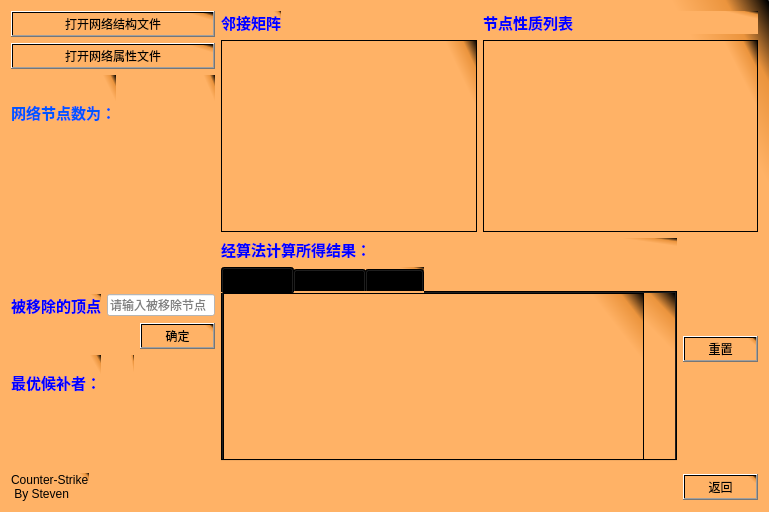
<?xml version="1.0" encoding="UTF-8"?>
<ui version="4.0">
 <class>Form</class>
 <widget class="QWidget" name="Form">
  <property name="geometry">
   <rect>
    <x>0</x>
    <y>0</y>
    <width>769</width>
    <height>512</height>
   </rect>
  </property>
  <property name="cursor">
   <cursorShape>ArrowCursor</cursorShape>
  </property>
  <property name="windowTitle">
   <string>TSP</string>
  </property>
  <property name="windowIcon">
   <iconset resource="resource.qrc">
    <normaloff>:/pic/resourse/icon.jpg</normaloff>:/pic/resourse/icon.jpg</iconset>
  </property>
  <property name="styleSheet">
   <string notr="true">background-color: qlineargradient(spread:pad, x1:0.886591, y1:0.04, x2:1, y2:0, stop:0 rgba(255, 178, 102, 255), stop:0.55 rgba(235, 148, 61, 255), stop:0.98 rgba(0, 0, 0, 255), stop:1 rgba(0, 0, 0, 0));</string>
  </property>
  <layout class="QGridLayout" name="gridLayout_3">
   <item row="2" column="0">
    <layout class="QGridLayout" name="gridLayout_2">
     <item row="2" column="0">
      <widget class="QLabel" name="label_3">
       <property name="text">
        <string>&lt;html&gt;&lt;head/&gt;&lt;body&gt;&lt;p&gt;&lt;span style=&quot; font-size:11pt; font-weight:600; color:#0055ff;&quot;&gt;网络节点数为：&lt;/span&gt;&lt;/p&gt;&lt;/body&gt;&lt;/html&gt;</string>
       </property>
      </widget>
     </item>
     <item row="2" column="1">
      <widget class="QLabel" name="label_count">
       <property name="styleSheet">
        <string notr="true">rgb:(255, 0, 0);font: 75 18pt &quot;Agency FB&quot;;</string>
       </property>
       <property name="text">
        <string/>
       </property>
      </widget>
     </item>
    </layout>
   </item>
   <item row="0" column="1" rowspan="4" colspan="2">
    <layout class="QFormLayout" name="formLayout">
     <item row="0" column="0">
      <widget class="QLabel" name="label">
       <property name="text">
        <string>&lt;html&gt;&lt;head/&gt;&lt;body&gt;&lt;p&gt;&lt;span style=&quot; font-size:11pt; font-weight:600; color:#0000ff;&quot;&gt;邻接矩阵&lt;/span&gt;&lt;/p&gt;&lt;/body&gt;&lt;/html&gt;</string>
       </property>
      </widget>
     </item>
     <item row="0" column="1">
      <widget class="QLabel" name="label_6">
       <property name="text">
        <string>&lt;html&gt;&lt;head/&gt;&lt;body&gt;&lt;p&gt;&lt;span style=&quot; font-size:11pt; font-weight:600; color:#0000ff;&quot;&gt;节点性质列表&lt;/span&gt;&lt;/p&gt;&lt;/body&gt;&lt;/html&gt;</string>
       </property>
      </widget>
     </item>
     <item row="2" column="1">
      <widget class="QTextBrowser" name="probrowser"/>
     </item>
     <item row="2" column="0">
      <widget class="QTextBrowser" name="adjbrowser"/>
     </item>
    </layout>
   </item>
   <item row="6" column="0" colspan="3">
    <layout class="QHBoxLayout" name="horizontalLayout">
     <item>
      <widget class="QLabel" name="label_2">
       <property name="text">
        <string>Counter-Strike
 By Steven</string>
       </property>
      </widget>
     </item>
     <item>
      <spacer name="horizontalSpacer_7">
       <property name="orientation">
        <enum>Qt::Horizontal</enum>
       </property>
       <property name="sizeHint" stdset="0">
        <size>
         <width>40</width>
         <height>20</height>
        </size>
       </property>
      </spacer>
     </item>
     <item>
      <widget class="QPushButton" name="exit">
       <property name="styleSheet">
        <string notr="true">background-image: url(:/pic/resourse/bullet.jpg);
font: 75 12pt &quot;黑体&quot;;
</string>
       </property>
       <property name="text">
        <string>返回</string>
       </property>
      </widget>
     </item>
    </layout>
   </item>
   <item row="4" column="2">
    <widget class="QPushButton" name="reset">
     <property name="enabled">
      <bool>true</bool>
     </property>
     <property name="styleSheet">
      <string notr="true">background-image: url(:/pic/resourse/bullet.jpg);
font: 75 12pt &quot;黑体&quot;;
</string>
     </property>
     <property name="text">
      <string>重置</string>
     </property>
    </widget>
   </item>
   <item row="4" column="1">
    <layout class="QVBoxLayout" name="verticalLayout">
     <item>
      <widget class="QLabel" name="label_7">
       <property name="text">
        <string>&lt;html&gt;&lt;head/&gt;&lt;body&gt;&lt;p&gt;&lt;span style=&quot; font-size:11pt; font-weight:600; color:#0000ff;&quot;&gt;经算法计算所得结果：&lt;/span&gt;&lt;/p&gt;&lt;/body&gt;&lt;/html&gt;</string>
       </property>
      </widget>
     </item>
     <item>
      <widget class="QTabWidget" name="tabWidget">
       <property name="tabShape">
        <enum>QTabWidget::Rounded</enum>
       </property>
       <property name="currentIndex">
        <number>0</number>
       </property>
       <property name="elideMode">
        <enum>Qt::ElideNone</enum>
       </property>
       <widget class="QWidget" name="tab">
        <attribute name="title">
         <string>基本信息</string>
        </attribute>
        <widget class="QTextBrowser" name="result_info">
         <property name="geometry">
          <rect>
           <x>0</x>
           <y>0</y>
           <width>421</width>
           <height>191</height>
          </rect>
         </property>
        </widget>
       </widget>
       <widget class="QWidget" name="tab_2">
        <attribute name="title">
         <string>计算结果</string>
        </attribute>
        <widget class="QTextBrowser" name="result_cal">
         <property name="geometry">
          <rect>
           <x>0</x>
           <y>0</y>
           <width>431</width>
           <height>191</height>
          </rect>
         </property>
        </widget>
       </widget>
       <widget class="QWidget" name="tab_3">
        <attribute name="title">
         <string>POCC</string>
        </attribute>
        <widget class="QTextBrowser" name="result_pocc">
         <property name="geometry">
          <rect>
           <x>0</x>
           <y>0</y>
           <width>431</width>
           <height>191</height>
          </rect>
         </property>
        </widget>
       </widget>
      </widget>
     </item>
    </layout>
   </item>
   <item row="0" column="0">
    <widget class="QPushButton" name="openadj">
     <property name="styleSheet">
      <string notr="true">background-image: url(:/pic/resourse/bullet.jpg);
font: 75 12pt &quot;黑体&quot;;
</string>
     </property>
     <property name="text">
      <string>打开网络结构文件</string>
     </property>
    </widget>
   </item>
   <item row="4" column="0" rowspan="2">
    <layout class="QGridLayout" name="gridLayout">
     <item row="4" column="2">
      <spacer name="verticalSpacer_7">
       <property name="orientation">
        <enum>Qt::Vertical</enum>
       </property>
       <property name="sizeHint" stdset="0">
        <size>
         <width>20</width>
         <height>40</height>
        </size>
       </property>
      </spacer>
     </item>
     <item row="3" column="2">
      <widget class="QLabel" name="best">
       <property name="styleSheet">
        <string notr="true">rgb:(255, 0, 0);font: 75 14pt &quot;Agency FB&quot;;</string>
       </property>
       <property name="text">
        <string/>
       </property>
       <property name="textFormat">
        <enum>Qt::PlainText</enum>
       </property>
      </widget>
     </item>
     <item row="0" column="3">
      <spacer name="verticalSpacer_12">
       <property name="orientation">
        <enum>Qt::Vertical</enum>
       </property>
       <property name="sizeHint" stdset="0">
        <size>
         <width>20</width>
         <height>40</height>
        </size>
       </property>
      </spacer>
     </item>
     <item row="1" column="0" colspan="2">
      <widget class="QLabel" name="label_4">
       <property name="text">
        <string>&lt;html&gt;&lt;head/&gt;&lt;body&gt;&lt;p&gt;&lt;span style=&quot; font-size:11pt; font-weight:600; color:#0000ff;&quot;&gt;被移除的顶点&lt;/span&gt;&lt;/p&gt;&lt;/body&gt;&lt;/html&gt;</string>
       </property>
       <property name="buddy">
        <cstring>remove</cstring>
       </property>
      </widget>
     </item>
     <item row="4" column="1">
      <spacer name="verticalSpacer_8">
       <property name="orientation">
        <enum>Qt::Vertical</enum>
       </property>
       <property name="sizeHint" stdset="0">
        <size>
         <width>20</width>
         <height>40</height>
        </size>
       </property>
      </spacer>
     </item>
     <item row="4" column="0">
      <spacer name="verticalSpacer_4">
       <property name="orientation">
        <enum>Qt::Vertical</enum>
       </property>
       <property name="sizeHint" stdset="0">
        <size>
         <width>20</width>
         <height>40</height>
        </size>
       </property>
      </spacer>
     </item>
     <item row="0" column="1">
      <spacer name="verticalSpacer_11">
       <property name="orientation">
        <enum>Qt::Vertical</enum>
       </property>
       <property name="sizeHint" stdset="0">
        <size>
         <width>20</width>
         <height>40</height>
        </size>
       </property>
      </spacer>
     </item>
     <item row="1" column="2" colspan="2">
      <widget class="QLineEdit" name="remove">
       <property name="styleSheet">
        <string notr="true">rgb:(255, 255, 255);
background-color: rgb(255, 255, 255);</string>
       </property>
       <property name="text">
        <string/>
       </property>
       <property name="frame">
        <bool>true</bool>
       </property>
       <property name="echoMode">
        <enum>QLineEdit::Normal</enum>
       </property>
       <property name="dragEnabled">
        <bool>false</bool>
       </property>
       <property name="readOnly">
        <bool>false</bool>
       </property>
       <property name="placeholderText">
        <string>请输入被移除节点</string>
       </property>
       <property name="cursorMoveStyle">
        <enum>Qt::LogicalMoveStyle</enum>
       </property>
       <property name="clearButtonEnabled">
        <bool>false</bool>
       </property>
      </widget>
     </item>
     <item row="3" column="0" colspan="2">
      <widget class="QLabel" name="label_5">
       <property name="text">
        <string>&lt;html&gt;&lt;head/&gt;&lt;body&gt;&lt;p&gt;&lt;span style=&quot; font-size:11pt; font-weight:600; color:#0000ff;&quot;&gt;最优候补者：&lt;/span&gt;&lt;/p&gt;&lt;/body&gt;&lt;/html&gt;</string>
       </property>
      </widget>
     </item>
     <item row="0" column="0">
      <spacer name="verticalSpacer_10">
       <property name="orientation">
        <enum>Qt::Vertical</enum>
       </property>
       <property name="sizeHint" stdset="0">
        <size>
         <width>20</width>
         <height>40</height>
        </size>
       </property>
      </spacer>
     </item>
     <item row="0" column="2">
      <spacer name="verticalSpacer_5">
       <property name="orientation">
        <enum>Qt::Vertical</enum>
       </property>
       <property name="sizeHint" stdset="0">
        <size>
         <width>20</width>
         <height>40</height>
        </size>
       </property>
      </spacer>
     </item>
     <item row="4" column="3">
      <spacer name="verticalSpacer_9">
       <property name="orientation">
        <enum>Qt::Vertical</enum>
       </property>
       <property name="sizeHint" stdset="0">
        <size>
         <width>20</width>
         <height>40</height>
        </size>
       </property>
      </spacer>
     </item>
     <item row="3" column="3">
      <spacer name="verticalSpacer">
       <property name="orientation">
        <enum>Qt::Vertical</enum>
       </property>
       <property name="sizeHint" stdset="0">
        <size>
         <width>20</width>
         <height>40</height>
        </size>
       </property>
      </spacer>
     </item>
     <item row="2" column="3">
      <widget class="QPushButton" name="confirm_remove">
       <property name="enabled">
        <bool>true</bool>
       </property>
       <property name="styleSheet">
        <string notr="true">background-image: url(:/pic/resourse/bullet.jpg);
font: 75 12pt &quot;黑体&quot;;
</string>
       </property>
       <property name="text">
        <string>确定</string>
       </property>
      </widget>
     </item>
    </layout>
   </item>
   <item row="1" column="0">
    <widget class="QPushButton" name="openpro">
     <property name="styleSheet">
      <string notr="true">background-image: url(:/pic/resourse/bullet.jpg);
font: 75 12pt &quot;黑体&quot;;
</string>
     </property>
     <property name="text">
      <string>打开网络属性文件</string>
     </property>
    </widget>
   </item>
  </layout>
 </widget>
 <tabstops>
  <tabstop>remove</tabstop>
  <tabstop>tabWidget</tabstop>
  <tabstop>result_info</tabstop>
  <tabstop>result_cal</tabstop>
  <tabstop>result_pocc</tabstop>
  <tabstop>exit</tabstop>
  <tabstop>probrowser</tabstop>
  <tabstop>adjbrowser</tabstop>
 </tabstops>
 <resources>
  <include location="resource.qrc"/>
 </resources>
 <connections>
  <connection>
   <sender>reset</sender>
   <signal>clicked()</signal>
   <receiver>remove</receiver>
   <slot>clear()</slot>
   <hints>
    <hint type="sourcelabel">
     <x>716</x>
     <y>343</y>
    </hint>
    <hint type="destinationlabel">
     <x>238</x>
     <y>315</y>
    </hint>
   </hints>
  </connection>
  <connection>
   <sender>exit</sender>
   <signal>clicked()</signal>
   <receiver>remove</receiver>
   <slot>clear()</slot>
   <hints>
    <hint type="sourcelabel">
     <x>703</x>
     <y>484</y>
    </hint>
    <hint type="destinationlabel">
     <x>201</x>
     <y>305</y>
    </hint>
   </hints>
  </connection>
  <connection>
   <sender>reset</sender>
   <signal>clicked()</signal>
   <receiver>result_info</receiver>
   <slot>clear()</slot>
   <hints>
    <hint type="sourcelabel">
     <x>759</x>
     <y>358</y>
    </hint>
    <hint type="destinationlabel">
     <x>669</x>
     <y>463</y>
    </hint>
   </hints>
  </connection>
  <connection>
   <sender>reset</sender>
   <signal>clicked()</signal>
   <receiver>probrowser</receiver>
   <slot>clear()</slot>
   <hints>
    <hint type="sourcelabel">
     <x>759</x>
     <y>347</y>
    </hint>
    <hint type="destinationlabel">
     <x>729</x>
     <y>158</y>
    </hint>
   </hints>
  </connection>
  <connection>
   <sender>exit</sender>
   <signal>clicked()</signal>
   <receiver>result_info</receiver>
   <slot>clear()</slot>
   <hints>
    <hint type="sourcelabel">
     <x>716</x>
     <y>481</y>
    </hint>
    <hint type="destinationlabel">
     <x>538</x>
     <y>391</y>
    </hint>
   </hints>
  </connection>
  <connection>
   <sender>reset</sender>
   <signal>clicked()</signal>
   <receiver>adjbrowser</receiver>
   <slot>clear()</slot>
   <hints>
    <hint type="sourcelabel">
     <x>759</x>
     <y>358</y>
    </hint>
    <hint type="destinationlabel">
     <x>385</x>
     <y>168</y>
    </hint>
   </hints>
  </connection>
  <connection>
   <sender>reset</sender>
   <signal>clicked()</signal>
   <receiver>label_count</receiver>
   <slot>clear()</slot>
   <hints>
    <hint type="sourcelabel">
     <x>724</x>
     <y>343</y>
    </hint>
    <hint type="destinationlabel">
     <x>156</x>
     <y>120</y>
    </hint>
   </hints>
  </connection>
  <connection>
   <sender>reset</sender>
   <signal>clicked()</signal>
   <receiver>best</receiver>
   <slot>clear()</slot>
   <hints>
    <hint type="sourcelabel">
     <x>737</x>
     <y>353</y>
    </hint>
    <hint type="destinationlabel">
     <x>137</x>
     <y>398</y>
    </hint>
   </hints>
  </connection>
  <connection>
   <sender>reset</sender>
   <signal>clicked()</signal>
   <receiver>result_cal</receiver>
   <slot>clear()</slot>
   <hints>
    <hint type="sourcelabel">
     <x>728</x>
     <y>353</y>
    </hint>
    <hint type="destinationlabel">
     <x>479</x>
     <y>410</y>
    </hint>
   </hints>
  </connection>
  <connection>
   <sender>reset</sender>
   <signal>clicked()</signal>
   <receiver>result_pocc</receiver>
   <slot>clear()</slot>
   <hints>
    <hint type="sourcelabel">
     <x>731</x>
     <y>350</y>
    </hint>
    <hint type="destinationlabel">
     <x>530</x>
     <y>375</y>
    </hint>
   </hints>
  </connection>
 </connections>
</ui>
